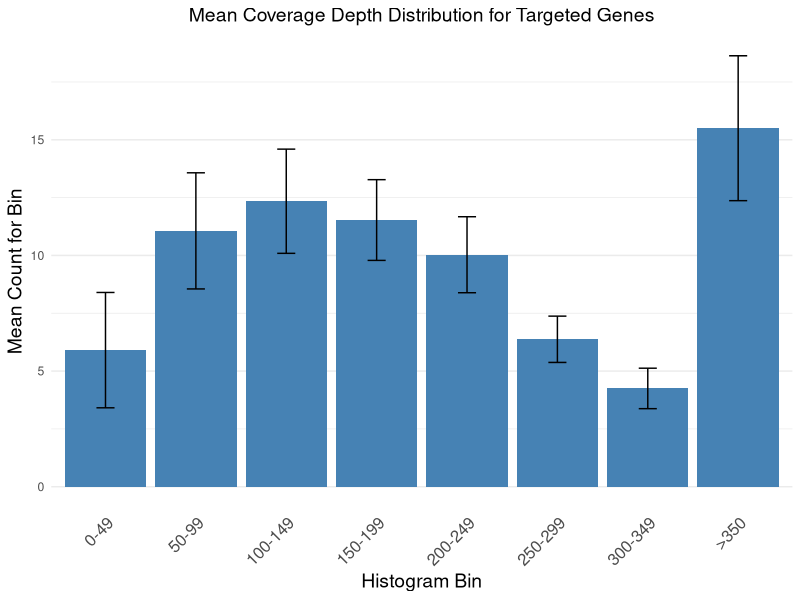
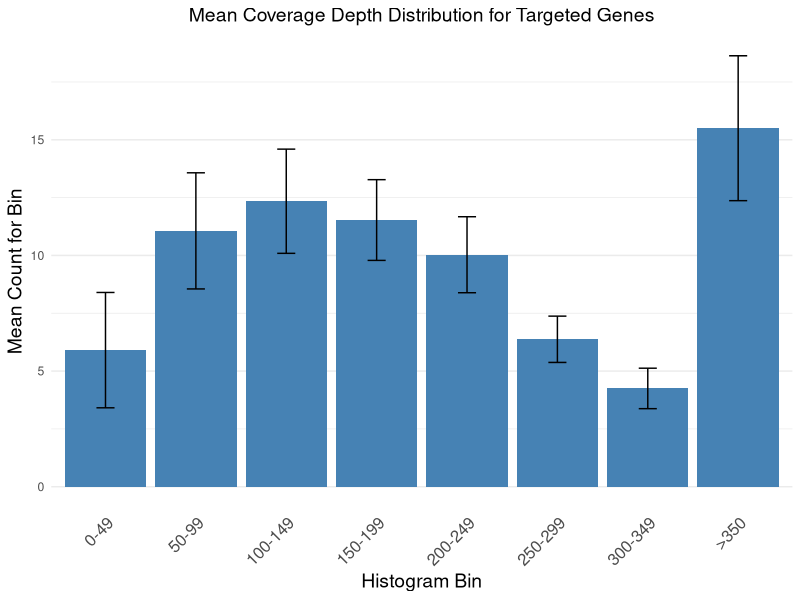
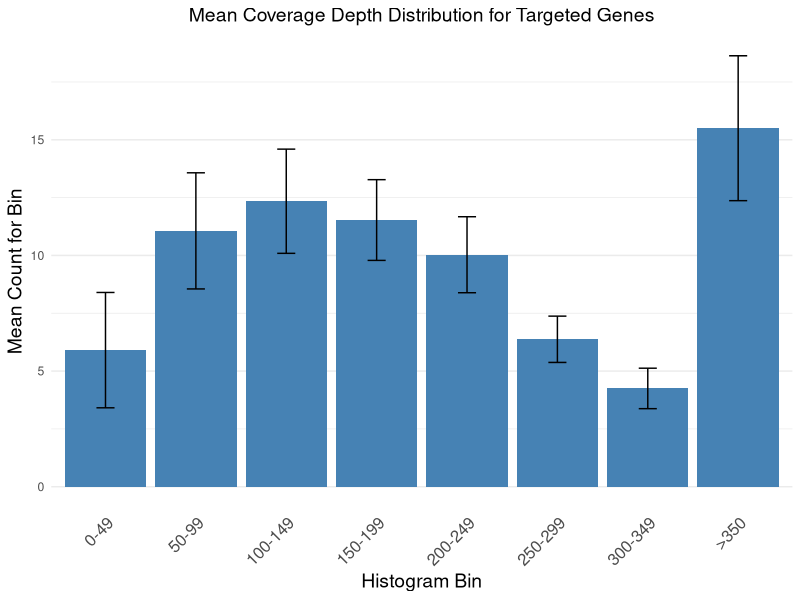

The R source for these figures, in order:
# Load required libraries
library(ggplot2)
library(dplyr)

setwd("/Users/matt/Documents/GitHub/mhc/scripts/visualizations/histogram/")

# Define maximum value for capping
max_value <- 400

# Step 1: Read and Prepare Data
data <- read.table("pacbio_genes.txt", header = TRUE, sep = "\t", stringsAsFactors = FALSE)

# Extract only the sample columns (excluding gene_name)
sample_data <- data[, -1]

# Cap all values larger than max_value
sample_data[sample_data > max_value] <- max_value

# Step 2: Calculate Number of Bins
# Use Sturges' rule based on the number of observations in a single sample
num_bins <- ceiling(log2(length(sample_data[[1]])) + 1)

# Step 3: Define Breaks
# Create breaks for the histogram using the capped range [0, max_value]
breaks <- seq(0, max_value, length.out = num_bins + 1)

# Step 4: Calculate Histogram Counts for Each Sample
# Function to compute histogram counts
calculate_histogram <- function(column, breaks) {
  hist(column, breaks = breaks, plot = FALSE)$counts
}

# Apply the histogram function to each column of the sample data
hist_counts <- apply(sample_data, 2, calculate_histogram, breaks = breaks)

# Step 5: Calculate Mean Counts and Error
mean_counts <- rowMeans(hist_counts, na.rm = TRUE)
sd_counts <- apply(hist_counts, 1, sd, na.rm = TRUE)
n_samples_per_bin <- rowSums(!is.na(hist_counts))
sem_counts <- sd_counts / sqrt(n_samples_per_bin)

# Ensure no negative lower bounds for error bars
ymin <- pmax(mean_counts - sem_counts, 0)
ymax <- mean_counts + sem_counts

# Step 6: Create Bin Labels
bin_labels <- paste0(
  as.integer(head(breaks, -1)), "-", as.integer(tail(breaks, -1) - 1)
)
# Correct the last bin label to ">last_bin_start"
bin_labels[length(bin_labels)] <- paste0(">", as.integer(breaks[length(breaks) - 1]))

# Create a data frame for plotting
plot_data <- data.frame(
  BinLabel = factor(bin_labels, levels = bin_labels), # Ensure levels are ordered
  MeanCount = mean_counts,
  SEM = sem_counts
)

# Step 7: Generate the Plot
figure <- ggplot(plot_data, aes(x = BinLabel, y = MeanCount)) +
  geom_bar(stat = "identity", fill = "steelblue") +
  geom_errorbar(aes(ymin = ymin, ymax = ymax), width = 0.2, color = "black") +
  labs(
    title = "Mean Coverage Depth Distribution for Targeted Genes",
    x = "Histogram Bin",
    y = "Mean Count for Bin"
  ) +
  theme_minimal() +
  theme(
    plot.title = element_text(size = 14, hjust = 0.5),
    axis.text.x = element_text(size = 12, angle = 45, hjust = 1),
    axis.title.x = element_text(size = 14),
    axis.title.y = element_text(size = 14),
    panel.grid.major.x = element_blank(),
    panel.grid.minor.x = element_blank()
  )

# Display the plot
figure

# Save the figure
ggsave(filename = "histogram_bar_plot.png", plot = figure, width = 169, units = "mm")
ggsave(filename = "histogram_bar_plot.pdf", plot = figure, width = 169, units = "mm")
